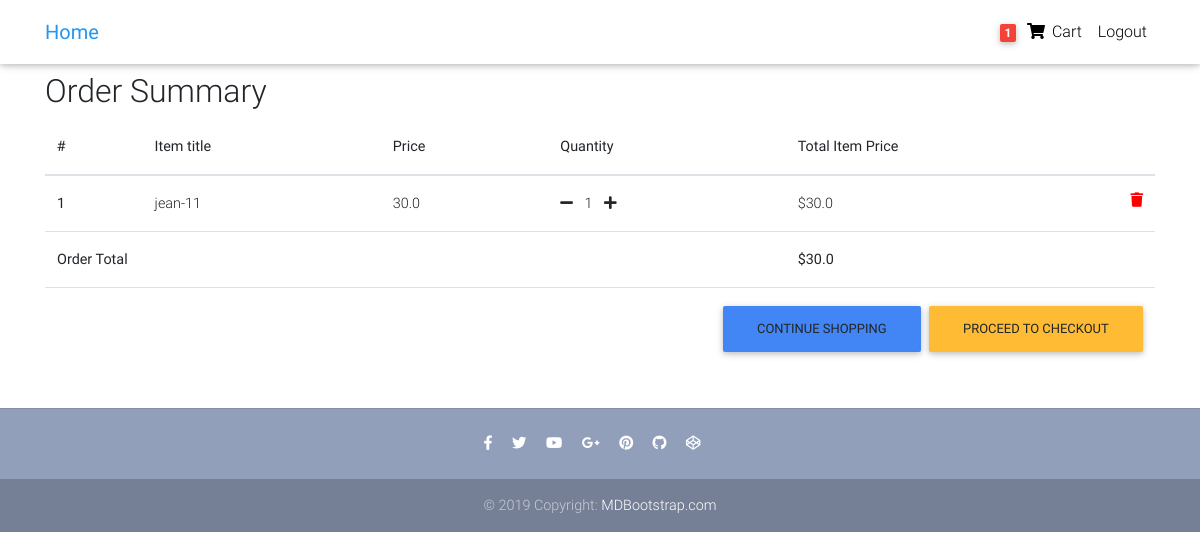
Page /order-summary/ (signed in) on the committed database.
### core/models.py (models this page shows, shortened)
class Order(models.Model):
    user = models.ForeignKey(settings.AUTH_USER_MODEL,
                             on_delete=models.CASCADE)
    ref_code = models.CharField(max_length=20, blank=True, null=True)
    items = models.ManyToManyField(OrderItem)
    start_date = models.DateTimeField(auto_now_add=True)
    ordered_date = models.DateTimeField()
    ordered = models.BooleanField(default=False)
    shipping_address = models.ForeignKey(
        'Address', related_name='shipping_address', on_delete=models.SET_NULL, blank=True, null=True)
    billing_address = models.ForeignKey(
        'Address', related_name='billing_address', on_delete=models.SET_NULL, blank=True, null=True)
    payment = models.ForeignKey(
        'Payment', on_delete=models.SET_NULL, blank=True, null=True)
    coupon = models.ForeignKey(
        'Coupon', on_delete=models.SET_NULL, blank=True, null=True)
    being_delivered = models.BooleanField(default=False)
    received = models.BooleanField(default=False)
    refund_requested = models.BooleanField(default=False)
    refund_granted = models.BooleanField(default=False)
    '''
    1. Item added to cart
    2. Adding a billing address
    (Failed checkout)
    3. Payment
    (Preprocessing, processing, packaging etc.)
    4. Being delivered
    5. Received
    6. Refunds
    '''
    def get_total(self):
        total = 0
        for order_item in self.items.all():
            total += order_item.get_final_price()
        if self.coupon:
            total -= self.coupon.amount
        return total

class OrderItem(models.Model):
    user = models.ForeignKey(settings.AUTH_USER_MODEL,
                             on_delete=models.CASCADE)
    ordered = models.BooleanField(default=False)
    item = models.ForeignKey(Item, on_delete=models.CASCADE)
    quantity = models.IntegerField(default=1)
    def get_total_item_price(self):
        return self.quantity * self.item.price
    def get_final_price(self):
        if self.item.discount_price:
            return self.get_total_discount_item_price()
        return self.get_total_item_price()

class Item(models.Model):
    title = models.CharField(max_length=100)
    price = models.FloatField()
    discount_price = models.FloatField(blank=True, null=True)
    category = models.CharField(choices=CATEGORY_CHOICES, max_length=2)
    label = models.CharField(choices=LABEL_CHOICES, max_length=1)
    slug = models.SlugField()
    description = models.TextField()
    image = models.ImageField()

### core/views.py (the view)
# urls.py: path('order-summary/', OrderSummaryView.as_view(), name='order-summary'),
class OrderSummaryView(LoginRequiredMixin, View):
    def get(self, *args, **kwargs):
        try:
            order = Order.objects.get(user=self.request.user, ordered=False)
            context = {
                'object': order
            }
            return render(self.request, 'order_summary.html', context)
        except ObjectDoesNotExist:
            messages.warning(self.request, "You do not have an active order")
            return redirect("/")

### core/templatetags/cart_template_tags.py (called while the page is built)
@register.filter
def cart_item_count(user):
    if user.is_authenticated:
        qs = Order.objects.filter(user=user, ordered=False)
        if qs.exists():
            return qs[0].items.count()
    return 0

### templates/order_summary.html (shortened to what this page needs)
{% extends "base.html" %}
{% block content %}
  <main>
    <div class="container">
    <div class="table-responsive text-nowrap">
    <h2>Order Summary</h2>
    <table class="table">
        <thead>
        <tr>
            <th scope="col">#</th>
            <th scope="col">Item title</th>
            <th scope="col">Price</th>
            <th scope="col">Quantity</th>
            <th scope="col">Total Item Price</th>
        </tr>
        </thead>
        <tbody>
        {% for order_item in object.items.all %}
        <tr>
            <th scope="row">{{ forloop.counter }}</th>
            <td>{{ order_item.item.title }}</td>
            <td>{{ order_item.item.price }}</td>
            <td>
                <a href="{% url 'core:remove-single-item-from-cart' order_item.item.slug %}"><i class="fas fa-minus mr-2"></i></a>
                {{ order_item.quantity }}
                <a href="{% url 'core:add-to-cart' order_item.item.slug %}"><i class="fas fa-plus ml-2"></i></a>
            </td>
            <td>
            {% if order_item.item.discount_price %}
                ${{ order_item.get_total_discount_item_price }}
                <span class="badge badge-primary">Saving ${{ order_item.get_amount_saved }}</span>
            {% else %}
                ${{ order_item.get_total_item_price }}
            {% endif %}
            <a style='color: red;' href="{% url 'core:remove-from-cart' order_item.item.slug %}">
                <i class="fas fa-trash float-right"></i>
            </a>
            </td>
        </tr>
        {% endfor %}
        {% if object.get_total %}
        <tr>
            <td colspan="4"><b>Order Total</b></td>
            <td><b>${{ object.get_total }}</b></td>
        </tr>
        <tr>
            <td colspan="5">
            <a class='btn btn-warning float-right ml-2' href='/checkout/'>Proceed to checkout</a>
            <a class='btn btn-primary float-right' href='/'>Continue shopping</a>
            </td>
        </tr>
        {% endif %}
        </tbody>
    </table>
    </div>
    </div>
  </main>
{% endblock content %}

### templates/base.html (shortened to what this page needs)
{% load static %}
<!DOCTYPE html>
<html lang="en">
<head>
  <link rel="stylesheet" href="https://use.fontawesome.com/releases/v5.8.1/css/all.css">
  <link href="{% static 'css/bootstrap.min.css' %}" rel="stylesheet">
  <link href="{% static 'css/mdb.min.css' %}" rel="stylesheet">
  <link href="{% static 'css/style.min.css' %}" rel="stylesheet">
</head>
{% include "navbar.html" %}
<body>
    <div class="mt-5 pt-4">
    </div>
    {% block content %}
    {% endblock content %}
    {% include "footer.html" %}
</body>
</html>

### templates/navbar.html (shortened to what this page needs)
{% load cart_template_tags %}
<nav
  class="navbar fixed-top navbar-expand-lg navbar-light white scrolling-navbar"
>
  <div class="container">
    <a class="navbar-brand waves-effect" href="/">
      <strong class="blue-text">Home</strong>
    </a>
    <div class="collapse navbar-collapse" id="navbarSupportedContent">
      <ul class="navbar-nav nav-flex-icons">
        {% if request.user.is_authenticated %}
        <li class="nav-item">
          <a
            href="{% url 'core:order-summary' %}"
            class="nav-link waves-effect"
          >
            <span class="badge red z-depth-1 mr-1">
              {{ request.user|cart_item_count }}
            </span>
            <i class="fas fa-shopping-cart"></i>
            <span class="clearfix d-none d-sm-inline-block"> Cart </span>
          </a>
        </li>
        <li class="nav-item">
          <a class="nav-link waves-effect" href="{% url 'account_logout' %}">
            <span class="clearfix d-none d-sm-inline-block"> Logout </span>
          </a>
        </li>
        {% endif %}
      </ul>
    </div>
  </div>
</nav>

### templates/footer.html
<footer class="page-footer text-center font-small mt-4 wow fadeIn">
  <hr class="my-4" />
  <div class="pb-4">
    <a href="https://www.facebook.com/mdbootstrap" target="_blank">
      <i class="fab fa-facebook-f mr-3"></i>
    </a>
    <a href="https://twitter.com/MDBootstrap" target="_blank">
      <i class="fab fa-twitter mr-3"></i>
    </a>
    <a href="https://www.youtube.com/watch?v=7MUISDJ5ZZ4" target="_blank">
      <i class="fab fa-youtube mr-3"></i>
    </a>
    <a
      href="https://plus.google.com/u/0/b/107863090883699620484"
      target="_blank"
    >
      <i class="fab fa-google-plus-g mr-3"></i>
    </a>
    <a href="https://pinterest.com/mdbootstrap" target="_blank">
      <i class="fab fa-pinterest mr-3"></i>
    </a>
    <a
      href="https://github.com/mdbootstrap/bootstrap-material-design"
      target="_blank"
    >
      <i class="fab fa-github mr-3"></i>
    </a>
    <a href="http://codepen.io/mdbootstrap/" target="_blank">
      <i class="fab fa-codepen mr-3"></i>
    </a>
  </div>
  <div class="footer-copyright py-3">
    © 2019 Copyright:
    <a href="https://mdbootstrap.com/education/bootstrap/" target="_blank">
      MDBootstrap.com
    </a>
  </div>
</footer>

### templates/scripts.html (shortened to what this page needs)
{% load static %}

### templates/base.html (style rules this page uses)
html, body, header, .carousel { height: 60vh; }

### rows in the picture
OrderItem: item "jean-11", item.price "30.0", quantity "1", get_total_item_price "30.0"
Order: get_total "30.0"

### other values in the picture
{{ request.user|cart_item_count }} "1"
